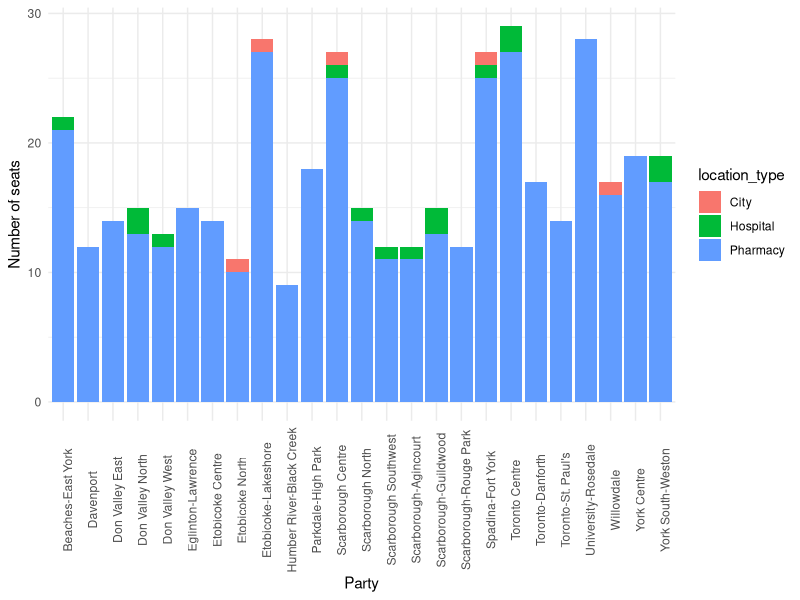

Write the R code that produced this figure.
## ---- chunk 1
#| message: false
#| echo: false

#### Workspace set-up ####

## Load packages
library(tidyverse) # a collection of data-related packages

#### Read in cleaned data ####
cleaned_data = read_csv(
  file = "../inputs/data/cleaned_clinic_data_combined.csv",
  show_col_types = FALSE
)
## ---- chunk 2
#| echo: false

cleaned_data |>
  ggplot(aes(x = ward_name, fill=location_type)) + 
  geom_bar() + #bar graph
  theme_minimal() + #neater theme
  theme(axis.text.x = element_text(angle=90)) +
  labs(
    x = "Party",
    y = "Number of seats"
  ) #add labels
